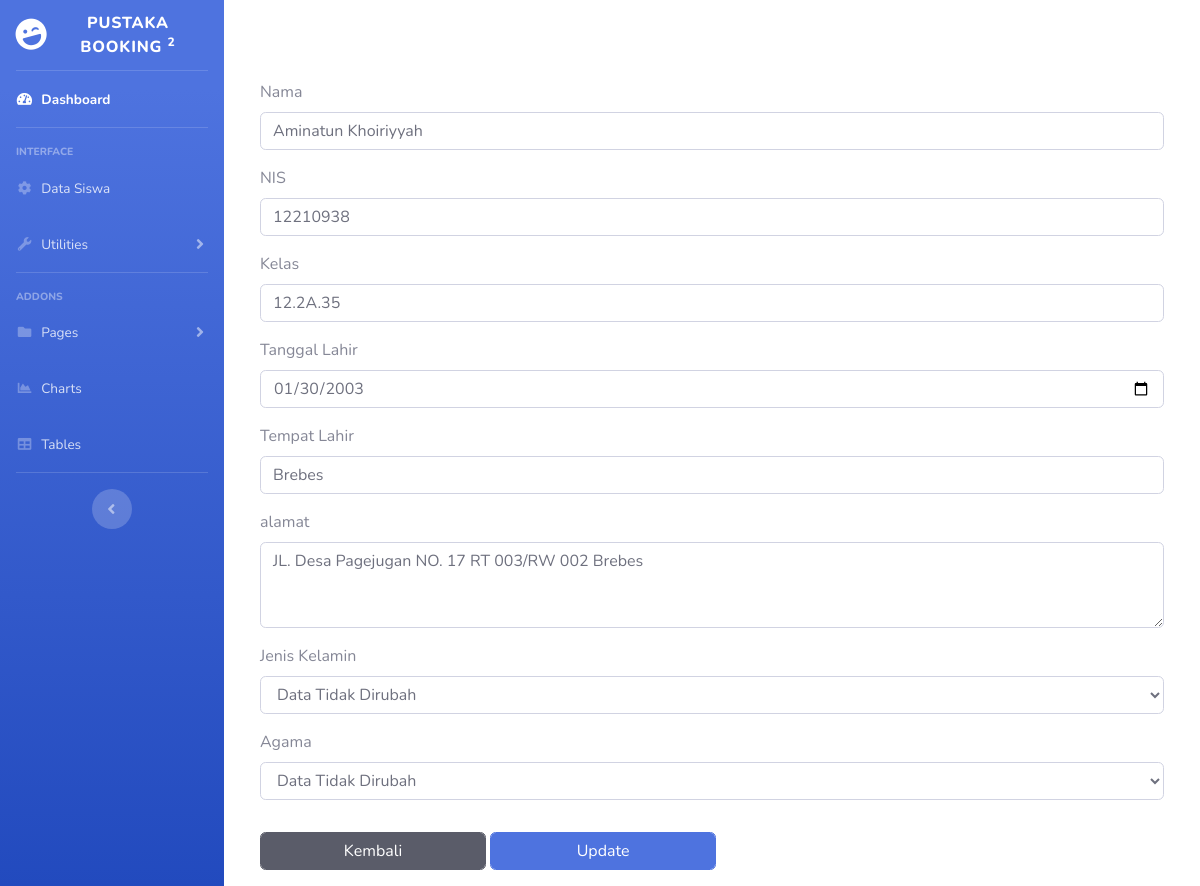
Page /siswa/edit/3 on the committed database.
### tables this page shows
CREATE TABLE `siswa` (
  `id` int(128) NOT NULL,
  `nama` text NOT NULL,
  `nis` varchar(225) NOT NULL,
  `kelas` varchar(225) NOT NULL,
  `tgllahir` date NOT NULL,
  `tmplahir` text NOT NULL,
  `alamat` text NOT NULL,
  `jnskel` varchar(225) NOT NULL,
  `agama` varchar(225) NOT NULL
);

### application/controllers/Siswa.php (called while the page is built, shortened)
<?php
class Siswa extends CI_Controller
{
    public function edit() {
        $data['judul'] = 'Ubah Data Siswa';
        $this->load->model('ModelSiswa');
        $data['siswa'] = $this->ModelSiswa->getSiswa()->result_array();
        $where = ['id' => $this->uri->segment(3)];
        $data['siswa'] = $this->ModelSiswa->siswaWhere($where)->row_array();
            $this->load->view('templates/header', $data);
            $this->load->view('templates/sidebar');
            $this->load->view('siswa/edit');
            $this->load->view('templates/footer');
   }
}

### index.php (called while the page is built, shortened)
<?php
require_once BASEPATH.'core/CodeIgniter.php';

### application/models/ModelSiswa.php (called while the page is built, shortened)
<?php
class ModelSiswa extends CI_Model
{
    public function siswaWhere($where)
    {
        return $this->db->get_where('siswa', $where);
    }
}

### application/views/siswa/edit.php (the view, shortened to what this page needs)
<div class="container" style="margin-top: 80px">
  <div class="col-md-12">
    <form action="<?= base_url('siswa/editDataSiswa')?>" method="post">
    <div class="mb-3">
    <label for="nama" class="form-label">Nama</label>
    <input value="<?= $siswa['nama']?>" type="text" class="form-control"  id="nama" name="nama" require>
  </div>
  <div class="mb-3">
    <label for="nis" class="form-label">NIS</label>
    <input value="<?= $siswa['nis']?>" type="text" class="form-control" id="nis" name="nis" require>
  </div>
  <div class="mb-3">
    <label for="kelas" class="form-label">Kelas</label>
    <input type="text" value="<?= $siswa['kelas']?>" class="form-control" id="kelas" name="kelas" require>
  </div>
  <div class="mb-3">
    <label for="tgllahir" class="form-label">Tanggal Lahir</label>
    <input value="<?= $siswa['tgllahir']?>" type="date" class="form-control" id="tgllahir" name="tgllahir" require>
  </div>
  <div class="mb-3">
    <label for="tmplahir" class="form-label">Tempat Lahir</label>
    <input value="<?= $siswa['tmplahir']?>" type="text" class="form-control" id="tmplahir" name="tmplahir" require>
  </div>
  <div class="mb-3">
    <label for="alamat" class="form-label">alamat</label>
     <textarea class="form-control" id="alamat" rows="3" name="alamat" require><?= $siswa['alamat']?></textarea>
  </div>
  <div class="mb-3">
    <label for="jnskel" class="form-label">Jenis Kelamin</label>
    <select  class="form-control form-control-user" aria-label=".form-select-lg example" name="jnskel" require>
        <option value="<?= $siswa['jnskel']?>">Data Tidak Dirubah</option>
    </select>
  </div>
  <div class="mb-3">
    <label  for="agama" class="form-label">Agama</label>
    <select class="form-control form-control-user" aria-label=".form-select-lg example" name="agama" require>
        <option value="<?= $siswa['agama']?>">Data Tidak Dirubah</option>
    </select>
  </div>
    <div class="form-group">
      <input type="button" class="form-control form-control-user btn btn-dark col-lg-3 mt-3" value="Kembali" onclick="window.history.go(-1)">
      <input type="submit" class="form-control form-control-user btn btn-primary col-lg-3 mt-3" value="Update">
    </div>
</form>
  </div>
</div>

### rows in the picture
siswa: nama "Aminatun Khoiriyyah", nis "12210938", kelas "12.2A.35", tgllahir "01/30/2003", tmplahir "Brebes", alamat "JL. Desa Pagejugan NO. 17 RT 003/RW 002 Brebes"
